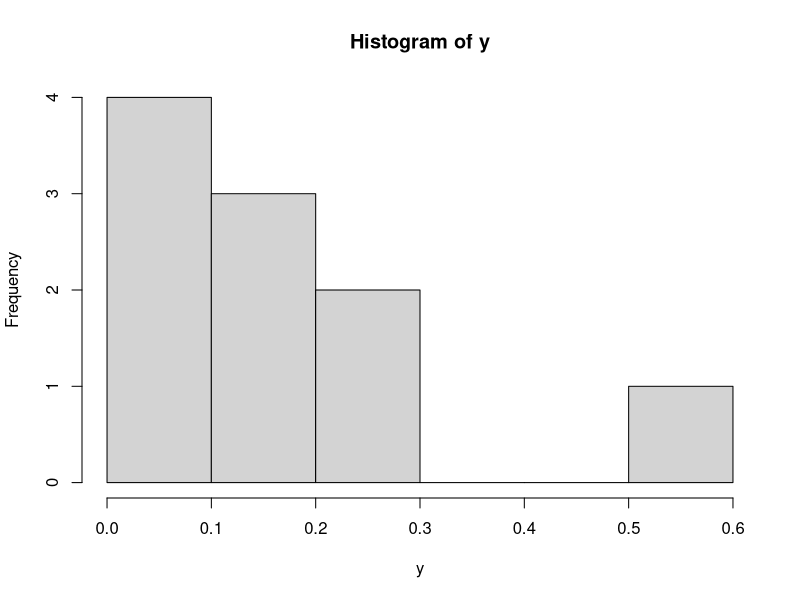
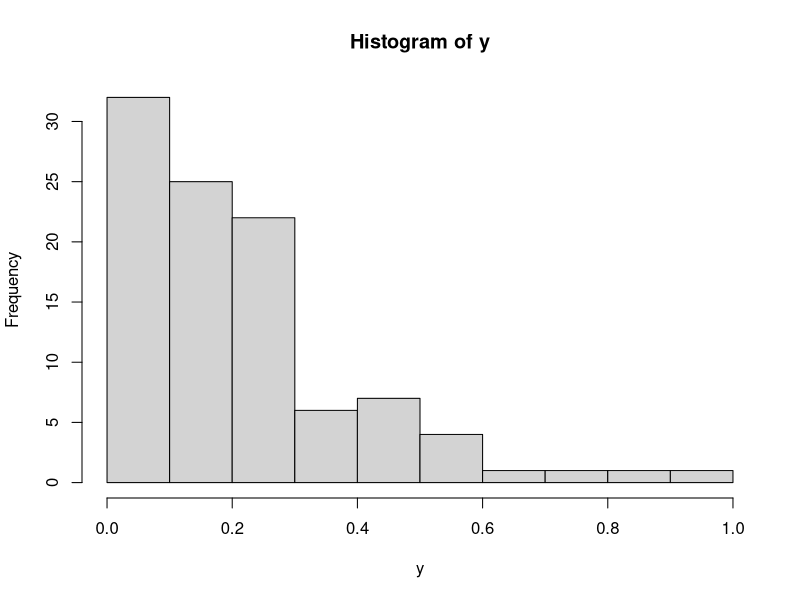
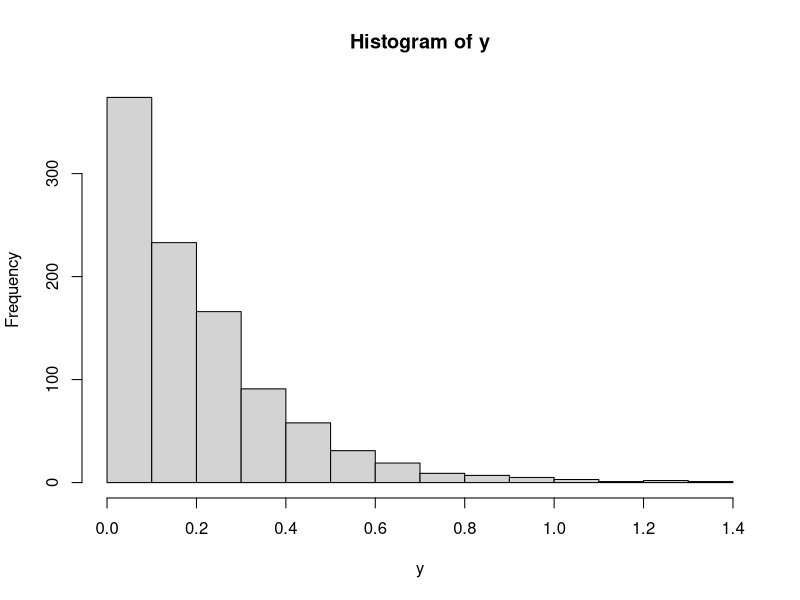
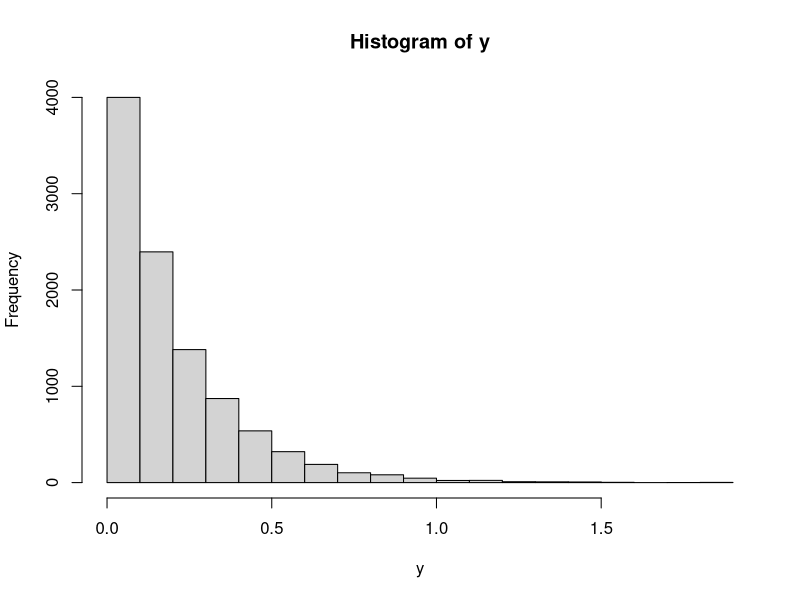

Here is the R script that generated these plots, in order:
#a
#fungsi probabilitas 1/betha e^(-x/betha)

#b
set.seed(1)
x = 10
b = 5
y = rexp(x, 5)
hist(y)

x = 100
b = 5
y = rexp(x, 5)
hist(y)

x = 1000
b = 5
y = rexp(x, 5)
hist(y)

x = 10000
b = 5
y = rexp(x, 5)
hist(y)

#c
#Mean distribusi eksponensial : betha
#variansi distribusi eksponensial : betha^2
